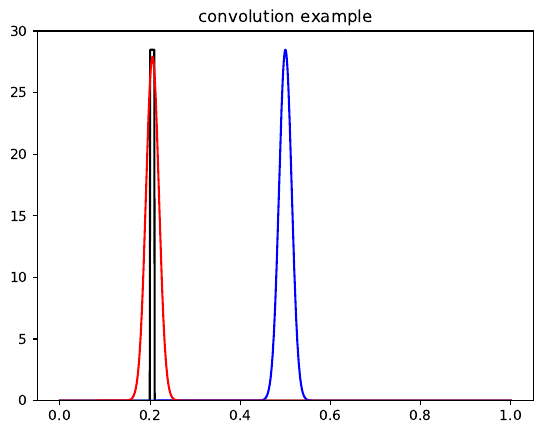

Write the Python code that produced this figure.
"""
Testing behaviour of ``numpy.convolve``.
"""
import os
os.chdir("..")
import numpy as np
from scipy.integrate import simps
import matplotlib.pyplot as plt

# define an x-array
x = np.linspace(0, 1, 1000)

# define and create a gaussian
# centred at the mean of the x-array  <-- important
# so that convolution is symmetric
# --------------------------------
# no need to normalise it
gauss= lambda x, m, s: 1/(s*np.sqrt(2*np.pi)) * np.exp(-0.5*((x-m)/s)**2)
m = x.mean()
s = 0.014
gs = gauss(x, m, s)

# create a very narrow top-hat (almost delta)
th = np.zeros_like(x)
# no need to normalise it so for better viewing
# we set the top to align with the other functions
th[(x >= 0.20) & (x <= 0.21)] = gs.max()


# convolve
# normalise, because after all it's a pdf
cv = np.convolve(th, gs, "same")
cv /= simps(cv, x=x)

fig, ax = plt.subplots()
ax.set_title("convolution example")
ax.plot(x, th, "k")
ax.plot(x, gs, "b")
ax.plot(x, cv, "r")
ax.set_ylim(0, 30)
# fig.savefig("img/convolution_example.pdf", bbox_inches="tight")
